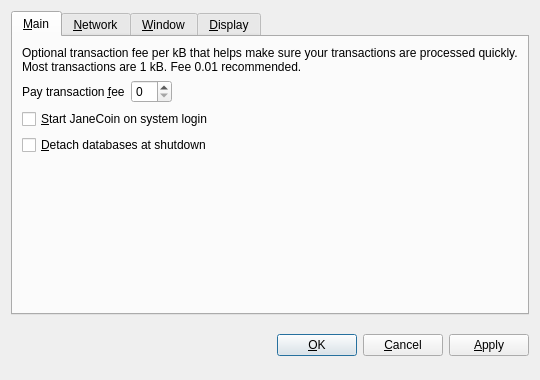
<?xml version="1.0" encoding="UTF-8"?>
<ui version="4.0">
 <class>OptionsDialog</class>
 <widget class="QDialog" name="OptionsDialog">
  <property name="geometry">
   <rect>
    <x>0</x>
    <y>0</y>
    <width>540</width>
    <height>380</height>
   </rect>
  </property>
  <property name="windowTitle">
   <string>Options</string>
  </property>
  <property name="modal">
   <bool>true</bool>
  </property>
  <layout class="QVBoxLayout" name="verticalLayout">
   <item>
    <widget class="QTabWidget" name="tabWidget">
     <property name="tabPosition">
      <enum>QTabWidget::North</enum>
     </property>
     <property name="currentIndex">
      <number>0</number>
     </property>
     <widget class="QWidget" name="tabMain">
      <attribute name="title">
       <string>&amp;Main</string>
      </attribute>
      <layout class="QVBoxLayout" name="verticalLayout_Main">
       <item>
        <widget class="QLabel" name="transactionFeeInfoLabel">
         <property name="text">
          <string>Optional transaction fee per kB that helps make sure your transactions are processed quickly. Most transactions are 1 kB. Fee 0.01 recommended.</string>
         </property>
         <property name="textFormat">
          <enum>Qt::PlainText</enum>
         </property>
         <property name="wordWrap">
          <bool>true</bool>
         </property>
        </widget>
       </item>
       <item>
        <layout class="QHBoxLayout" name="horizontalLayout_Main">
         <item>
          <widget class="QLabel" name="transactionFeeLabel">
           <property name="text">
            <string>Pay transaction &amp;fee</string>
           </property>
           <property name="textFormat">
            <enum>Qt::PlainText</enum>
           </property>
           <property name="buddy">
            <cstring>transactionFee</cstring>
           </property>
          </widget>
         </item>
         <item>
          <widget class="BitcoinAmountField" name="transactionFee"/>
         </item>
         <item>
          <spacer name="horizontalSpacer_Main">
           <property name="orientation">
            <enum>Qt::Horizontal</enum>
           </property>
           <property name="sizeHint" stdset="0">
            <size>
             <width>40</width>
             <height>20</height>
            </size>
           </property>
          </spacer>
         </item>
        </layout>
       </item>
       <item>
        <widget class="QCheckBox" name="bitcoinAtStartup">
         <property name="toolTip">
          <string>Automatically start JaneCoin after logging in to the system.</string>
         </property>
         <property name="text">
          <string>&amp;Start JaneCoin on system login</string>
         </property>
        </widget>
       </item>
       <item>
        <widget class="QCheckBox" name="detachDatabases">
         <property name="toolTip">
          <string>Detach block and address databases at shutdown. This means they can be moved to another data directory, but it slows down shutdown. The wallet is always detached.</string>
         </property>
         <property name="text">
          <string>&amp;Detach databases at shutdown</string>
         </property>
        </widget>
       </item>
       <item>
        <spacer name="verticalSpacer_Main">
         <property name="orientation">
          <enum>Qt::Vertical</enum>
         </property>
         <property name="sizeHint" stdset="0">
          <size>
           <width>20</width>
           <height>40</height>
          </size>
         </property>
        </spacer>
       </item>
      </layout>
     </widget>
     <widget class="QWidget" name="tabNetwork">
      <attribute name="title">
       <string>&amp;Network</string>
      </attribute>
      <layout class="QVBoxLayout" name="verticalLayout_Network">
       <item>
        <widget class="QCheckBox" name="mapPortUpnp">
         <property name="toolTip">
          <string>Automatically open the JaneCoin client port on the router. This only works when your router supports UPnP and it is enabled.</string>
         </property>
         <property name="text">
          <string>Map port using &amp;UPnP</string>
         </property>
        </widget>
       </item>
       <item>
        <widget class="QCheckBox" name="connectSocks">
         <property name="toolTip">
          <string>Connect to the JaneCoin network through a SOCKS proxy (e.g. when connecting through Tor).</string>
         </property>
         <property name="text">
          <string>&amp;Connect through SOCKS proxy:</string>
         </property>
        </widget>
       </item>
       <item>
        <layout class="QHBoxLayout" name="horizontalLayout_Network">
         <item>
          <widget class="QLabel" name="proxyIpLabel">
           <property name="text">
            <string>Proxy &amp;IP:</string>
           </property>
           <property name="textFormat">
            <enum>Qt::PlainText</enum>
           </property>
           <property name="buddy">
            <cstring>proxyIp</cstring>
           </property>
          </widget>
         </item>
         <item>
          <widget class="QValidatedLineEdit" name="proxyIp">
           <property name="maximumSize">
            <size>
             <width>140</width>
             <height>16777215</height>
            </size>
           </property>
           <property name="toolTip">
            <string>IP address of the proxy (e.g. 127.0.0.1)</string>
           </property>
          </widget>
         </item>
         <item>
          <widget class="QLabel" name="proxyPortLabel">
           <property name="text">
            <string>&amp;Port:</string>
           </property>
           <property name="textFormat">
            <enum>Qt::PlainText</enum>
           </property>
           <property name="buddy">
            <cstring>proxyPort</cstring>
           </property>
          </widget>
         </item>
         <item>
          <widget class="QLineEdit" name="proxyPort">
           <property name="maximumSize">
            <size>
             <width>55</width>
             <height>16777215</height>
            </size>
           </property>
           <property name="toolTip">
            <string>Port of the proxy (e.g. 9050)</string>
           </property>
          </widget>
         </item>
         <item>
          <widget class="QLabel" name="socksVersionLabel">
           <property name="text">
            <string>SOCKS &amp;Version:</string>
           </property>
           <property name="textFormat">
            <enum>Qt::PlainText</enum>
           </property>
           <property name="buddy">
            <cstring>socksVersion</cstring>
           </property>
          </widget>
         </item>
         <item>
          <widget class="QValueComboBox" name="socksVersion">
           <property name="toolTip">
            <string>SOCKS version of the proxy (e.g. 5)</string>
           </property>
          </widget>
         </item>
         <item>
          <spacer name="horizontalSpacer_Network">
           <property name="orientation">
            <enum>Qt::Horizontal</enum>
           </property>
           <property name="sizeHint" stdset="0">
            <size>
             <width>40</width>
             <height>20</height>
            </size>
           </property>
          </spacer>
         </item>
        </layout>
       </item>
       <item>
        <spacer name="verticalSpacer_Network">
         <property name="orientation">
          <enum>Qt::Vertical</enum>
         </property>
         <property name="sizeHint" stdset="0">
          <size>
           <width>20</width>
           <height>40</height>
          </size>
         </property>
        </spacer>
       </item>
      </layout>
     </widget>
     <widget class="QWidget" name="tabWindow">
      <attribute name="title">
       <string>&amp;Window</string>
      </attribute>
      <layout class="QVBoxLayout" name="verticalLayout_Window">
       <item>
        <widget class="QCheckBox" name="minimizeToTray">
         <property name="toolTip">
          <string>Show only a tray icon after minimizing the window.</string>
         </property>
         <property name="text">
          <string>&amp;Minimize to the tray instead of the taskbar</string>
         </property>
        </widget>
       </item>
       <item>
        <widget class="QCheckBox" name="minimizeOnClose">
         <property name="toolTip">
          <string>Minimize instead of exit the application when the window is closed. When this option is enabled, the application will be closed only after selecting Quit in the menu.</string>
         </property>
         <property name="text">
          <string>M&amp;inimize on close</string>
         </property>
        </widget>
       </item>
       <item>
        <spacer name="verticalSpacer_Window">
         <property name="orientation">
          <enum>Qt::Vertical</enum>
         </property>
         <property name="sizeHint" stdset="0">
          <size>
           <width>20</width>
           <height>40</height>
          </size>
         </property>
        </spacer>
       </item>
      </layout>
     </widget>
     <widget class="QWidget" name="tabDisplay">
      <attribute name="title">
       <string>&amp;Display</string>
      </attribute>
      <layout class="QVBoxLayout" name="verticalLayout_Display">
       <item>
        <layout class="QHBoxLayout" name="horizontalLayout_1_Display">
         <item>
          <widget class="QLabel" name="langLabel">
           <property name="text">
            <string>User Interface &amp;language:</string>
           </property>
           <property name="textFormat">
            <enum>Qt::PlainText</enum>
           </property>
           <property name="buddy">
            <cstring>lang</cstring>
           </property>
          </widget>
         </item>
         <item>
          <widget class="QValueComboBox" name="lang">
           <property name="toolTip">
            <string>The user interface language can be set here. This setting will take effect after restarting JaneCoin.</string>
           </property>
          </widget>
         </item>
        </layout>
       </item>
       <item>
        <layout class="QHBoxLayout" name="horizontalLayout_2_Display">
         <item>
          <widget class="QLabel" name="unitLabel">
           <property name="text">
            <string>&amp;Unit to show amounts in:</string>
           </property>
           <property name="textFormat">
            <enum>Qt::PlainText</enum>
           </property>
           <property name="buddy">
            <cstring>unit</cstring>
           </property>
          </widget>
         </item>
         <item>
          <widget class="QValueComboBox" name="unit">
           <property name="toolTip">
            <string>Choose the default subdivision unit to show in the interface and when sending coins.</string>
           </property>
          </widget>
         </item>
        </layout>
       </item>
       <item>
        <widget class="QCheckBox" name="displayAddresses">
         <property name="toolTip">
          <string>Whether to show JaneCoin addresses in the transaction list or not.</string>
         </property>
         <property name="text">
          <string>&amp;Display addresses in transaction list</string>
         </property>
        </widget>
       </item>
       <item>
        <spacer name="verticalSpacer_Display">
         <property name="orientation">
          <enum>Qt::Vertical</enum>
         </property>
         <property name="sizeHint" stdset="0">
          <size>
           <width>20</width>
           <height>40</height>
          </size>
         </property>
        </spacer>
       </item>
      </layout>
     </widget>
    </widget>
   </item>
   <item>
    <layout class="QHBoxLayout" name="horizontalLayout_Buttons">
     <item>
      <spacer name="horizontalSpacer_1">
       <property name="orientation">
        <enum>Qt::Horizontal</enum>
       </property>
       <property name="sizeHint" stdset="0">
        <size>
         <width>40</width>
         <height>48</height>
        </size>
       </property>
      </spacer>
     </item>
     <item>
      <widget class="QLabel" name="statusLabel">
       <property name="font">
        <font>
         <weight>75</weight>
         <bold>true</bold>
        </font>
       </property>
       <property name="text">
        <string/>
       </property>
       <property name="textFormat">
        <enum>Qt::PlainText</enum>
       </property>
       <property name="wordWrap">
        <bool>true</bool>
       </property>
      </widget>
     </item>
     <item>
      <spacer name="horizontalSpacer_2">
       <property name="orientation">
        <enum>Qt::Horizontal</enum>
       </property>
       <property name="sizeHint" stdset="0">
        <size>
         <width>40</width>
         <height>48</height>
        </size>
       </property>
      </spacer>
     </item>
     <item>
      <widget class="QPushButton" name="okButton">
       <property name="text">
        <string>&amp;OK</string>
       </property>
      </widget>
     </item>
     <item>
      <widget class="QPushButton" name="cancelButton">
       <property name="text">
        <string>&amp;Cancel</string>
       </property>
       <property name="autoDefault">
        <bool>false</bool>
       </property>
      </widget>
     </item>
     <item>
      <widget class="QPushButton" name="applyButton">
       <property name="text">
        <string>&amp;Apply</string>
       </property>
       <property name="autoDefault">
        <bool>false</bool>
       </property>
      </widget>
     </item>
    </layout>
   </item>
  </layout>
 </widget>
 <customwidgets>
  <customwidget>
   <class>BitcoinAmountField</class>
   <extends>QSpinBox</extends>
   <header>bitcoinamountfield.h</header>
  </customwidget>
  <customwidget>
   <class>QValueComboBox</class>
   <extends>QComboBox</extends>
   <header>qvaluecombobox.h</header>
  </customwidget>
  <customwidget>
   <class>QValidatedLineEdit</class>
   <extends>QLineEdit</extends>
   <header>qvalidatedlineedit.h</header>
  </customwidget>
 </customwidgets>
 <resources/>
 <connections/>
</ui>
